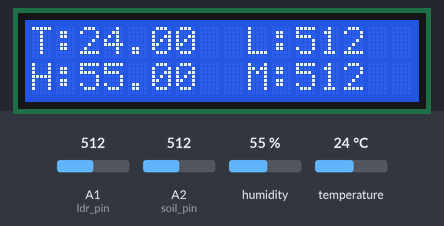
Simulated run of this sketch. Board: Arduino Uno, built with avr-gcc and run on an emulated ATmega328P. Shown: 16×2 character LCD. Wiring (inferred from the names in the program): DHT11 sensor: data A0. Inputs (shaded band) come from the test bench; at power-on: humidity 55 %, A1 (ldr_pin) = 512, A2 (soil_pin) = 512, temperature 24 °C. What the sketch prints to the serial monitor is not drawn.

Above: at 1.2 s.
1.3 s: humidity set to 22 %
At 6.1 s:
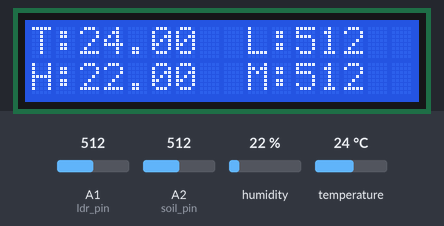
7.3 s: A1 (ldr_pin) set to 716
At 10.6 s:
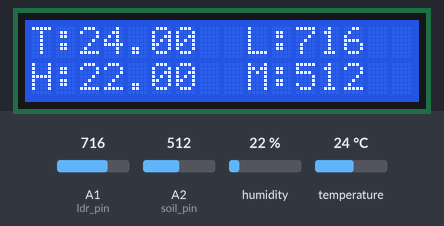
13.3 s: A2 (soil_pin) set to 716
At 16.3 s:
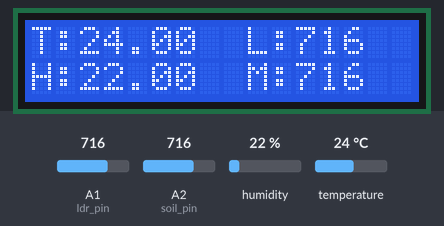
19.3 s: temperature set to 12 °C
At 20.8 s:
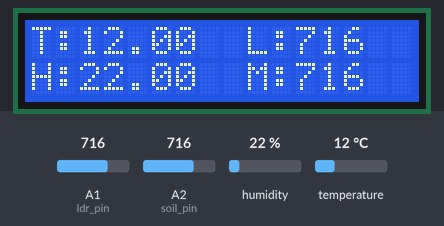
25.3 s: A1 (ldr_pin) set to 992
At 26.5 s:
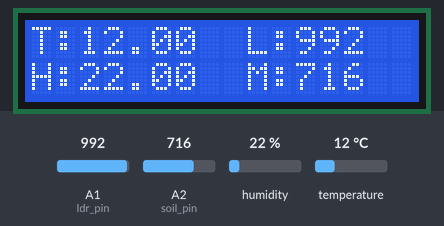
31.3 s: A2 (soil_pin) set to 992
At 36.7 s:
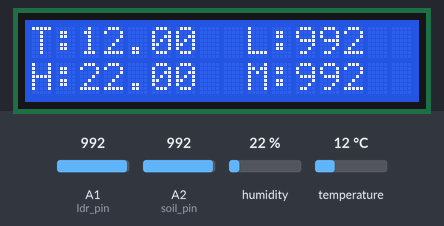
Timing chart, 0 to 38.2 s (numbered marks = the images above; inputs shaded):
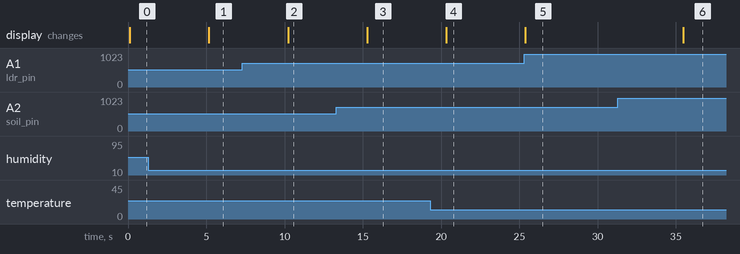

The sketch:

Task6-LCD-I2C.ino
```cpp
#include "dht.h"
#define dht_apin A0
dht DHT;

const int ldr_pin = A1;

#define soil_pin A2
int soilMois;

#include <Wire.h>
#include <LiquidCrystal_I2C.h>

LiquidCrystal_I2C lcd(0x27, 16, 2);

void setup(){
  Serial.begin(9600);
  lcd.init();
  lcd.backlight();
  lcd.clear();
}

void loop(){
   DHT.read11(dht_apin);
  Serial.print(DHT.temperature);
  Serial.print(" ");
  Serial.print(DHT.humidity);
  Serial.print(" ");
  lcd.setCursor(0, 0);// set the cursor to column 0, line1
  lcd.print("T:");
  lcd.print(DHT.temperature);
  lcd.setCursor(0, 1);// set the cursor to column 0, line 2
  lcd.print("H:");
  lcd.print(DHT.humidity);

  int ldrStatus = analogRead(ldr_pin);
  Serial.print(ldrStatus);
  Serial.print(" ");
  lcd.setCursor(9, 0);
  lcd.print("L:");
  lcd.print(ldrStatus);

  soilMois = analogRead(soil_pin);
  Serial.println(soilMois);
  lcd.setCursor(9, 1);
  lcd.print("M:");
  lcd.print(soilMois);
   delay(5000);
}
```

dht.cpp
```cpp
//
//    FILE: dht22.cpp
// VERSION: 0.1.00
// PURPOSE: DHT22 Temperature & Humidity Sensor library for Arduino
//
// DATASHEET:
//
// HISTORY:
// 0.1.0 by Rob Tillaart (01/04/2011)
// inspired by DHT11 library
//

#include "dht.h"

#define TIMEOUT 10000

/////////////////////////////////////////////////////
//
// PUBLIC
//


// return values:
//  0 : OK
// -1 : checksum error
// -2 : timeout
int dht::read11(uint8_t pin)
{
	// READ VALUES
	int rv = read(pin);
	if (rv != 0) return rv;

	// CONVERT AND STORE
	humidity    = bits[0];  // bit[1] == 0;
	temperature = bits[2];  // bits[3] == 0;

	// TEST CHECKSUM
	uint8_t sum = bits[0] + bits[2]; // bits[1] && bits[3] both 0
	if (bits[4] != sum) return -1;

	return 0;
}

// return values:
//  0 : OK
// -1 : checksum error
// -2 : timeout
int dht::read22(uint8_t pin)
{
	// READ VALUES
	int rv = read(pin);
	if (rv != 0) return rv;

	// CONVERT AND STORE
	humidity    = word(bits[0], bits[1]) * 0.1;

	int sign = 1;
	if (bits[2] & 0x80) // negative temperature
	{
		bits[2] = bits[2] & 0x7F;
		sign = -1;
	}
	temperature = sign * word(bits[2], bits[3]) * 0.1;


	// TEST CHECKSUM
	uint8_t sum = bits[0] + bits[1] + bits[2] + bits[3];
	if (bits[4] != sum) return -1;

	return 0;
}

/////////////////////////////////////////////////////
//
// PRIVATE
//

// return values:
//  0 : OK
// -2 : timeout
int dht::read(uint8_t pin)
{
	// INIT BUFFERVAR TO RECEIVE DATA
	uint8_t cnt = 7;
	uint8_t idx = 0;

	// EMPTY BUFFER
	for (int i=0; i< 5; i++) bits[i] = 0;

	// REQUEST SAMPLE
	pinMode(pin, OUTPUT);
	digitalWrite(pin, LOW);
	delay(20);
	digitalWrite(pin, HIGH);
	delayMicroseconds(40);
	pinMode(pin, INPUT);

	// GET ACKNOWLEDGE or TIMEOUT
	unsigned int loopCnt = TIMEOUT;
	while(digitalRead(pin) == LOW)
		if (loopCnt-- == 0) return -2;

	loopCnt = TIMEOUT;
	while(digitalRead(pin) == HIGH)
		if (loopCnt-- == 0) return -2;

	// READ THE OUTPUT - 40 BITS => 5 BYTES
	for (int i=0; i<40; i++)
	{
		loopCnt = TIMEOUT;
		while(digitalRead(pin) == LOW)
			if (loopCnt-- == 0) return -2;

		unsigned long t = micros();

		loopCnt = TIMEOUT;
		while(digitalRead(pin) == HIGH)
			if (loopCnt-- == 0) return -2;

		if ((micros() - t) > 40) bits[idx] |= (1 << cnt);
		if (cnt == 0)   // next byte?
		{
			cnt = 7;
			idx++;
		}
		else cnt--;
	}

	return 0;
}
//
// END OF FILE
//
```

dht.h
```cpp
//
//    FILE: dht.h
// VERSION: 0.1.00
// PURPOSE: DHT Temperature & Humidity Sensor library for Arduino
//
//     URL: http://arduino.cc/playground/Main/DHTLib
//
// HISTORY:
// see dht.cpp file
//

#ifndef dht_h
#define dht_h

#if ARDUINO >= 100
 #include "Arduino.h"
#else
 #include "WProgram.h"
#endif

#define DHT_LIB_VERSION "0.1.00"

class dht
{
public:
	int read11(uint8_t pin);
    int read22(uint8_t pin);
	double humidity;
	double temperature;

private:
	uint8_t bits[5];  // buffer to receive data
	int read(uint8_t pin);
};
#endif
//
// END OF FILE
//
```

Measured:
- after the input at 1.3 s, the display: changes after 3.9 s (image 1)
- after the input at 7.3 s, the display: changes after 2.9 s (image 2)
- after the input at 13.3 s, the display: changes after 2.0 s (image 3)
- after the input at 19.3 s, the display: changes after 1.0 s (image 4)
- after the input at 25.3 s, the display: changes after 0.08 s (image 5)
- after the input at 31.3 s, the display: changes after 4.2 s (image 6)
